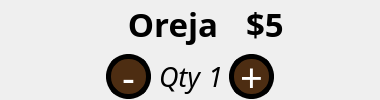
                <widget class="QWidget" name="Articulo0_8" native="true">
                 <property name="minimumSize">
                  <size>
                   <width>380</width>
                   <height>100</height>
                  </size>
                 </property>
                 <property name="maximumSize">
                  <size>
                   <width>380</width>
                   <height>100</height>
                  </size>
                 </property>
                 <layout class="QHBoxLayout" name="horizontalLayout_106">
                  <property name="leftMargin">
                   <number>0</number>
                  </property>
                  <property name="topMargin">
                   <number>0</number>
                  </property>
                  <property name="rightMargin">
                   <number>0</number>
                  </property>
                  <property name="bottomMargin">
                   <number>0</number>
                  </property>
                  <item>
                   <widget class="QWidget" name="img0_11" native="true">
                    <property name="minimumSize">
                     <size>
                      <width>100</width>
                      <height>100</height>
                     </size>
                    </property>
                    <property name="maximumSize">
                     <size>
                      <width>100</width>
                      <height>100</height>
                     </size>
                    </property>
                    <property name="styleSheet">
                     <string notr="true">background-image: url(:/Imagenes/oreja.png);
border-radius: 30px;</string>
                    </property>
                   </widget>
                  </item>
                  <item>
                   <widget class="QWidget" name="widget_29_ejemplo_15" native="true">
                    <layout class="QVBoxLayout" name="verticalLayout_44">
                     <property name="leftMargin">
                      <number>0</number>
                     </property>
                     <property name="topMargin">
                      <number>0</number>
                     </property>
                     <property name="rightMargin">
                      <number>0</number>
                     </property>
                     <property name="bottomMargin">
                      <number>0</number>
                     </property>
                     <item>
                      <widget class="QWidget" name="widget_37_ejemplo_15" native="true">
                       <layout class="QHBoxLayout" name="horizontalLayout_107">
                        <property name="leftMargin">
                         <number>0</number>
                        </property>
                        <property name="topMargin">
                         <number>0</number>
                        </property>
                        <property name="rightMargin">
                         <number>0</number>
                        </property>
                        <property name="bottomMargin">
                         <number>0</number>
                        </property>
                        <item>
                         <widget class="QLabel" name="articulo_label7">
                          <property name="font">
                           <font>
                            <family>Cascadia Mono</family>
                            <pointsize>25</pointsize>
                            <weight>75</weight>
                            <bold>true</bold>
                           </font>
                          </property>
                          <property name="text">
                           <string>Oreja</string>
                          </property>
                          <property name="alignment">
                           <set>Qt::AlignCenter</set>
                          </property>
                         </widget>
                        </item>
                        <item>
                         <widget class="QLabel" name="precio_label7">
                          <property name="font">
                           <font>
                            <family>Cascadia Mono</family>
                            <pointsize>25</pointsize>
                            <weight>75</weight>
                            <bold>true</bold>
                           </font>
                          </property>
                          <property name="text">
                           <string>$5</string>
                          </property>
                         </widget>
                        </item>
                       </layout>
                      </widget>
                     </item>
                     <item>
                      <widget class="QWidget" name="widget_33_ejemplo_15" native="true">
                       <property name="font">
                        <font>
                         <family>Cascadia Mono</family>
                        </font>
                       </property>
                       <layout class="QHBoxLayout" name="horizontalLayout_108">
                        <property name="leftMargin">
                         <number>0</number>
                        </property>
                        <property name="topMargin">
                         <number>0</number>
                        </property>
                        <property name="rightMargin">
                         <number>0</number>
                        </property>
                        <property name="bottomMargin">
                         <number>0</number>
                        </property>
                        <item>
                         <widget class="QPushButton" name="minus_button7">
                          <property name="minimumSize">
                           <size>
                            <width>45</width>
                            <height>45</height>
                           </size>
                          </property>
                          <property name="maximumSize">
                           <size>
                            <width>45</width>
                            <height>45</height>
                           </size>
                          </property>
                          <property name="font">
                           <font>
                            <family>Cascadia Mono</family>
                            <pointsize>30</pointsize>
                           </font>
                          </property>
                          <property name="styleSheet">
                           <string notr="true">QPushButton{
background-color: rgb(77, 45, 18);
border-style: solid;
border-color: black;
border-width: 5px;
border-radius: 22px;
color: white;
}

QPushButton:pressed {
border-style: inset;
border-width: 1px;
background-color: rgb(115, 67, 26);
color: white;
}</string>
                          </property>
                          <property name="text">
                           <string>-</string>
                          </property>
                         </widget>
                        </item>
                        <item>
                         <widget class="QLabel" name="label_37">
                          <property name="minimumSize">
                           <size>
                            <width>45</width>
                            <height>45</height>
                           </size>
                          </property>
                          <property name="maximumSize">
                           <size>
                            <width>45</width>
                            <height>45</height>
                           </size>
                          </property>
                          <property name="font">
                           <font>
                            <family>Cascadia Mono</family>
                            <pointsize>20</pointsize>
                            <italic>true</italic>
                           </font>
                          </property>
                          <property name="text">
                           <string>Qty</string>
                          </property>
                          <property name="alignment">
                           <set>Qt::AlignCenter</set>
                          </property>
                         </widget>
                        </item>
                        <item>
                         <widget class="QLabel" name="qty_label7">
                          <property name="font">
                           <font>
                            <family>Cascadia Mono</family>
                            <pointsize>20</pointsize>
                            <italic>true</italic>
                           </font>
                          </property>
                          <property name="text">
                           <string>1</string>
                          </property>
                         </widget>
                        </item>
                        <item>
                         <widget class="QPushButton" name="plus_button7">
                          <property name="minimumSize">
                           <size>
                            <width>45</width>
                            <height>45</height>
                           </size>
                          </property>
                          <property name="maximumSize">
                           <size>
                            <width>45</width>
                            <height>45</height>
                           </size>
                          </property>
                          <property name="font">
                           <font>
                            <family>Cascadia Mono</family>
                            <pointsize>30</pointsize>
                           </font>
                          </property>
                          <property name="styleSheet">
                           <string notr="true">QPushButton{
background-color: rgb(77, 45, 18);
border-style: solid;
border-color: black;
border-width: 5px;
border-radius: 22px;
color: white;
}

QPushButton:pressed {
border-style: inset;
border-width: 1px;
background-color: rgb(115, 67, 26);
color: white;
}</string>
                          </property>
                          <property name="text">
                           <string>+</string>
                          </property>
                         </widget>
                        </item>
                        <item>
                         <spacer name="horizontalSpacer_ejemplo_15">
                          <property name="orientation">
                           <enum>Qt::Horizontal</enum>
                          </property>
                          <property name="sizeHint" stdset="0">
                           <size>
                            <width>40</width>
                            <height>20</height>
                           </size>
                          </property>
                         </spacer>
                        </item>
                       </layout>
                      </widget>
                     </item>
                    </layout>
                   </widget>
                  </item>
                 </layout>
                </widget>
